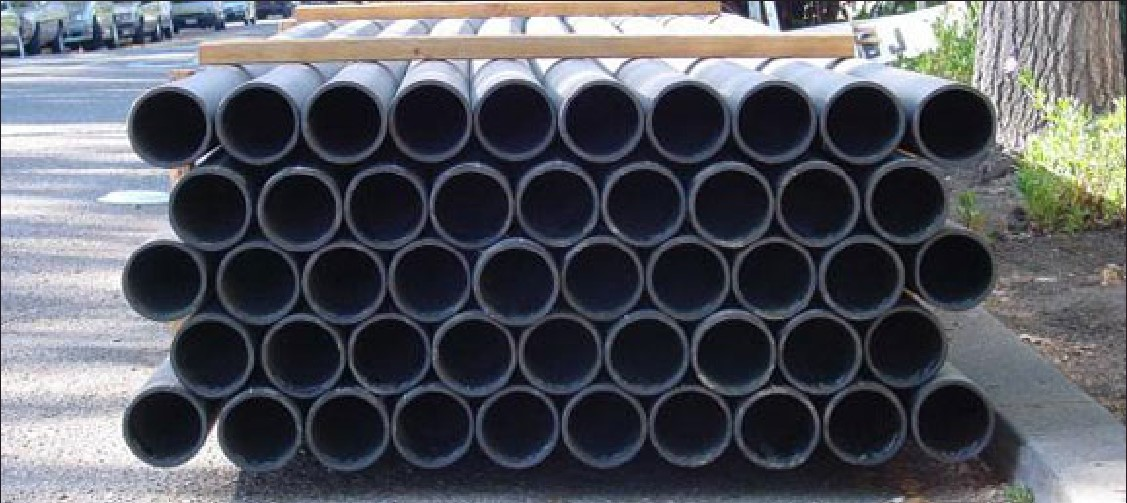
#> input picture test_img2.jpg, 1127 x 503 px
$ python main.py
#> lines starting #> are read from the running program, lines starting #| are printed output that depends on the picture; after the words box and inside, x2 and y2 are one past the last pixel; in counts of white or black regions, pixels touching at a corner belong together
import cv2
import numpy as np

max,min=0,0
input_img=cv2.imread("test_img2.jpg")
#> input_img is the input picture: shape (503, 1127, 3); mean B, G, R 97.2, 89.8, 87.8
#while True:
gray=cv2.cvtColor(input_img,cv2.COLOR_BGR2GRAY)
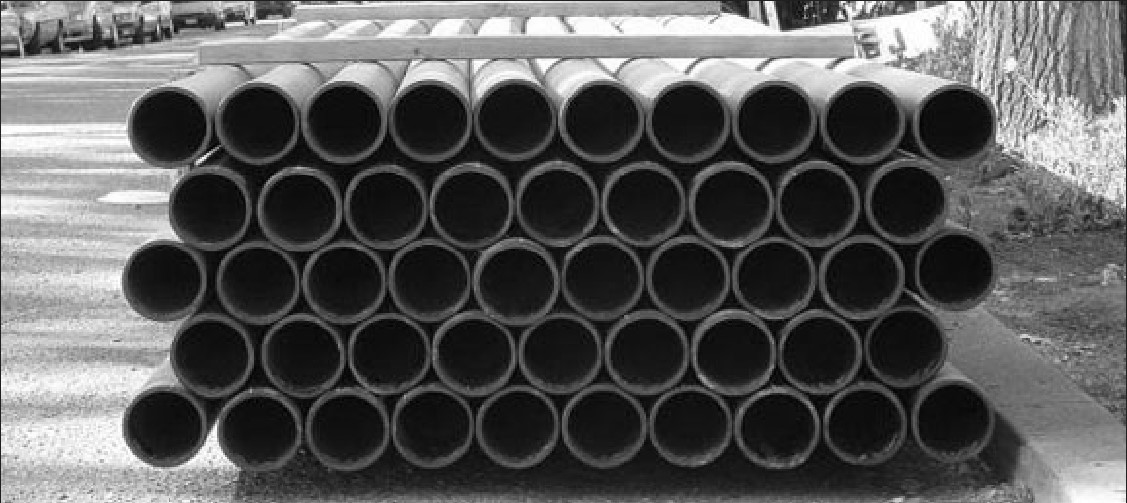
#> gray: shape (503, 1127); min 0, max 255, mean 90.1
#cv2.imshow("",input_img)
blur=cv2.GaussianBlur(gray,(9,9),0)
#cv2.imshow("blur",blur)
while True:
    res,frame=cv2.threshold(blur,45,210,cv2.THRESH_BINARY)
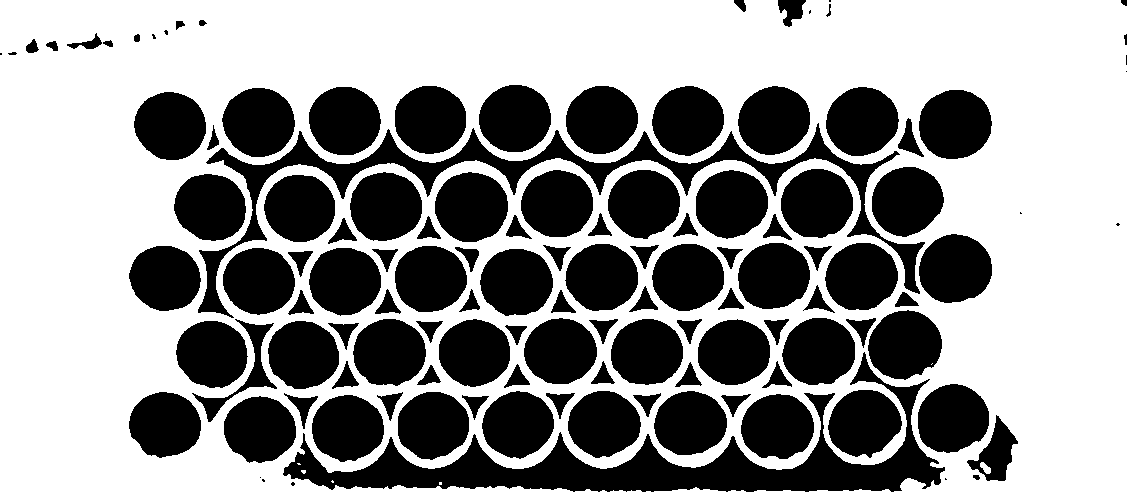
#> frame: shape (503, 1127); values 0 (black) and 210 (white), 59.1% white; 121 black regions (13 under 20 px), largest, box (x1, y1, x2, y2) and area: (283, 352, 945, 492) 20639, (198, 123, 925, 318) 13690, (435, 172, 508, 242) 3996
    #cv2.imshow("bw",frame)
    frame=cv2.Canny(blur,40,120,L2gradient=False)
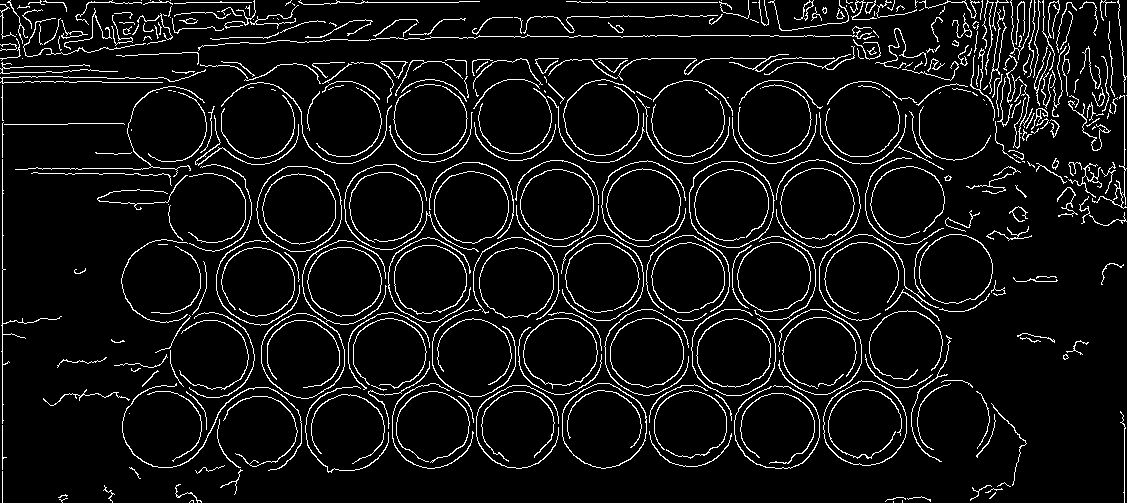
#> frame: shape (503, 1127); 7% white in thin lines or dots
    cv2.imshow("canny",frame)
    circles = cv2.HoughCircles(blur,cv2.HOUGH_GRADIENT,1,20,param1=120,param2=40,minRadius=0,maxRadius=100)
#> circles = 51 rows, first 8: [430.5, 120.5, 41.4], [471.5, 204.5, 42.9], [688.5, 121.5, 41.4], [643.5, 204.5, 36], [777.5, 427.5, 41.9], [515.5, 119.5, 40.5], [773.5, 120.5, 42.5], [347.5, 428.5, 42.1]
    #print(circles)
    circles = np.uint16(np.around(circles))
#> circles = 51 rows, first 8: [430, 120, 41], [472, 204, 43], [688, 122, 41], [644, 204, 36], [778, 428, 42], [516, 120, 40], [774, 120, 42], [348, 428, 42]
    print("number of tubes: ", len(circles[0]),end="\r")
#| number of tubes:  51
    for i in circles[0,:]:
        # draw the outer circle
        cv2.circle(input_img,(i[0],i[1]),i[2],(0,255,0),2)
        # draw the center of the circle
        #cv2.waitKey(50)
        cv2.circle(input_img,(i[0],i[1]),2,(0,0,255),3)
        cv2.imshow("",input_img)
#> this loop made 51 passes
#> i on passes 1 to 12: [430, 120, 41], [472, 204, 43], [688, 122, 41], [644, 204, 36], [778, 428, 42], [516, 120, 40], [774, 120, 42], [348, 428, 42], [646, 352, 42], [862, 122, 42], [258, 282, 42], [474, 358, 38]
#> pass 1, `cv2.imshow("",input_img)`:
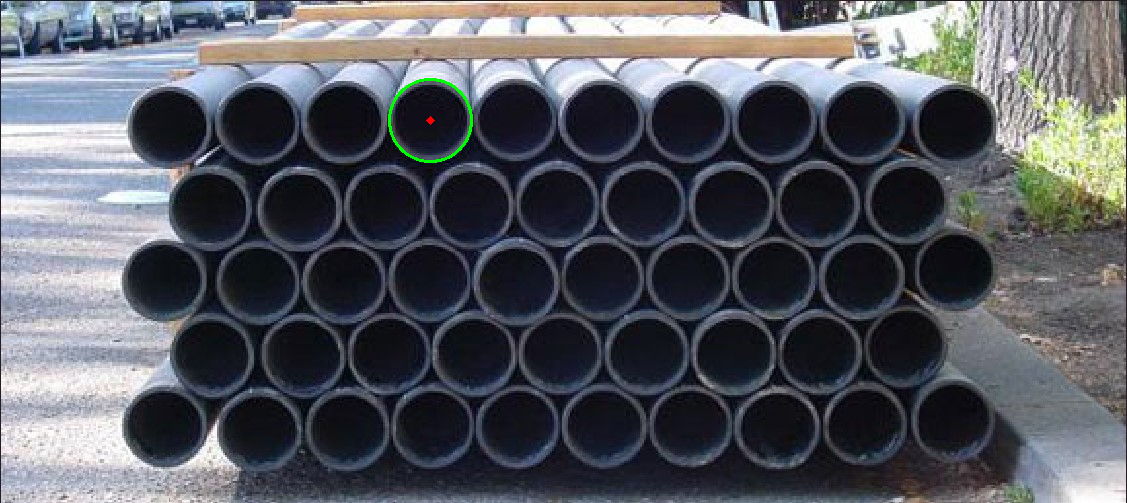
#> window '': shape (503, 1127, 3); mean B, G, R 97.1, 90.1, 87.6
#> pass 2, `cv2.imshow("",input_img)`:
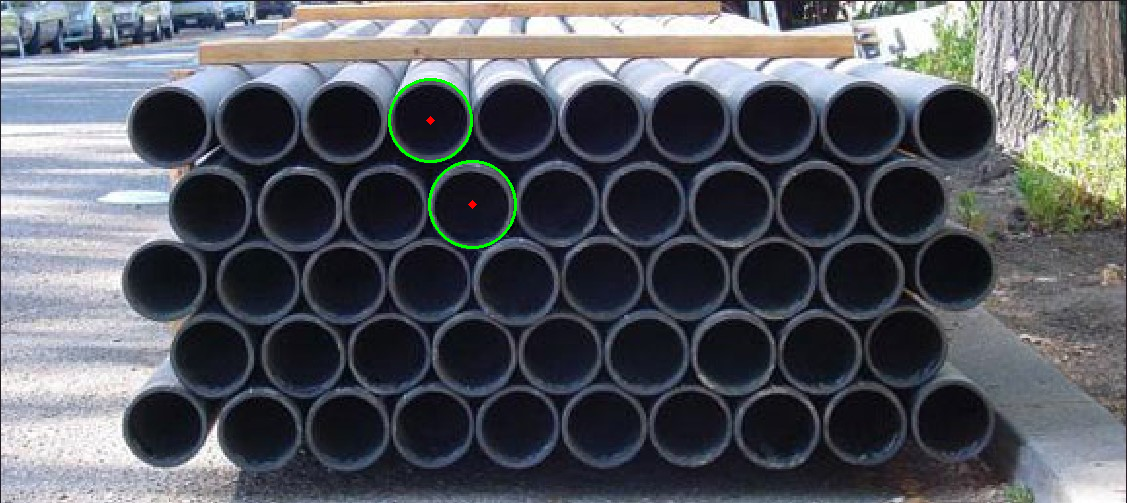
#> window '': shape (503, 1127, 3); mean B, G, R 97, 90.3, 87.6
#> after the loop:
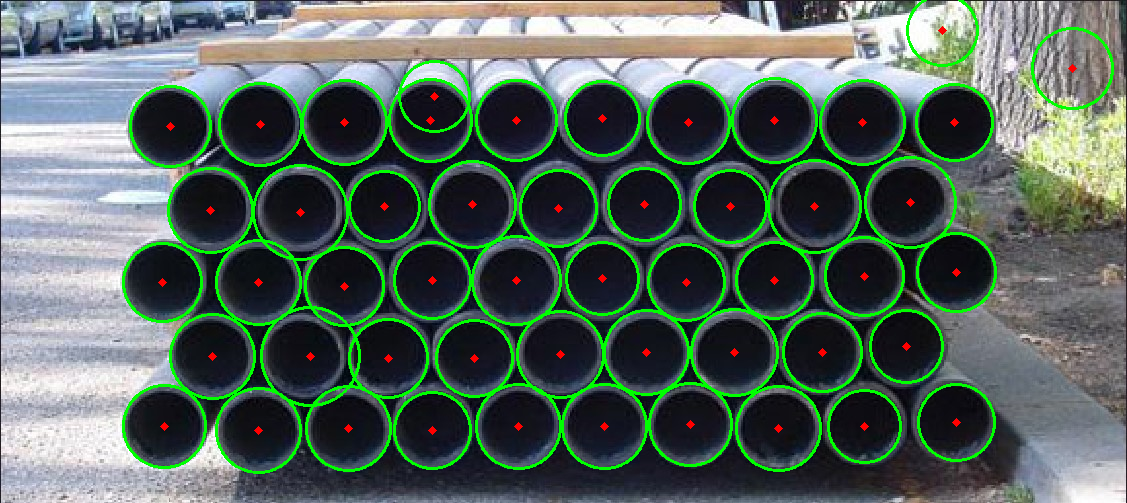
#> input_img: shape (503, 1127, 3); 6.99% of pixels changed, all inside (x1, y1, x2, y2) = (122, 0, 1114, 474)
    x=cv2.waitKey(20)
#> (key e is pressed here)
    if x==ord("e"):
        break
    elif x==ord("w"):
        min+=5
        print("min: ",min,"max: ",max)
    elif x==ord("s"):
        min-=5
        print("min: ",min,"max: ",max)
    elif x==ord("i"):
        max+=5
        print("min: ",min,"max: ",max)
    elif x==ord("k"):
        max-=5
        print("min: ",min,"max: ",max)
print("number of tubes: ", len(circles[0]))
#| number of tubes:  51

$ run again, with test_img1.jpg copied over test_img2.jpg
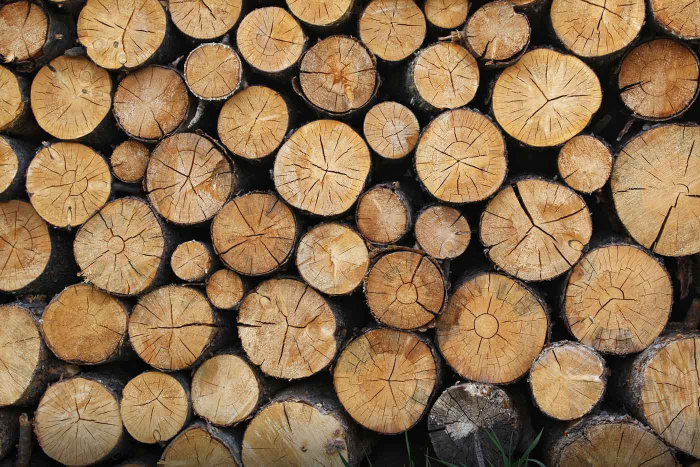
#> input picture test_img1.jpg, 1400 x 933 px (shown at 1/2 size)
#> input_img is the input picture: shape (933, 1400, 3); mean B, G, R 79.5, 112.2, 141.1
#> `frame=cv2.Canny(blur,40,120,L2gradient=False)`:
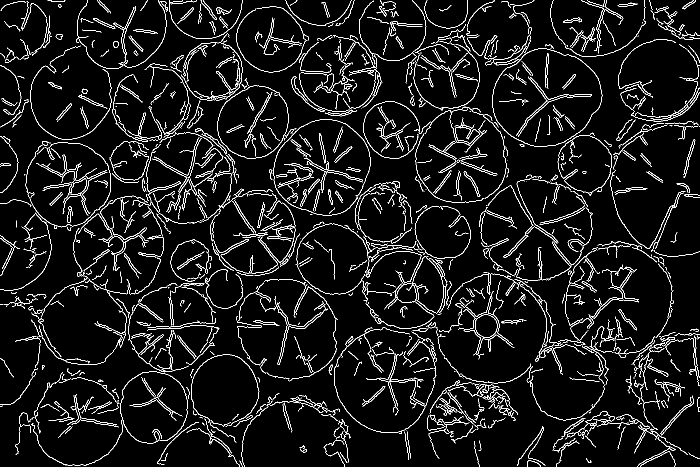
#> frame: shape (933, 1400) (shown at 1/2 size); 6.2% white in thin lines or dots
#> `circles = cv2.HoughCircles(blur,cv2.HOUGH_GRADIENT,1,20,param1=120,par..`: circles = 17 rows, first 8: [676.5, 149.5, 77.2], [807.5, 582.5, 79.6], [886.5, 154.5, 71.7], [451.5, 779.5, 69.7], [305.5, 813.5, 70.6], [1315.5, 155.5, 82.6], [782.5, 261.5, 55.5], [422.5, 141.5, 56.5]
#> `circles = np.uint16(np.around(circles))`: circles = 17 rows, first 8: [676, 150, 77], [808, 582, 80], [886, 154, 72], [452, 780, 70], [306, 814, 71], [1316, 156, 83], [782, 262, 56], [422, 142, 56]
#| number of tubes:  17
#> the loop `for i in circles[0,:]:` made 17 passes
#> after the loop `for i in circles[0,:]:`:
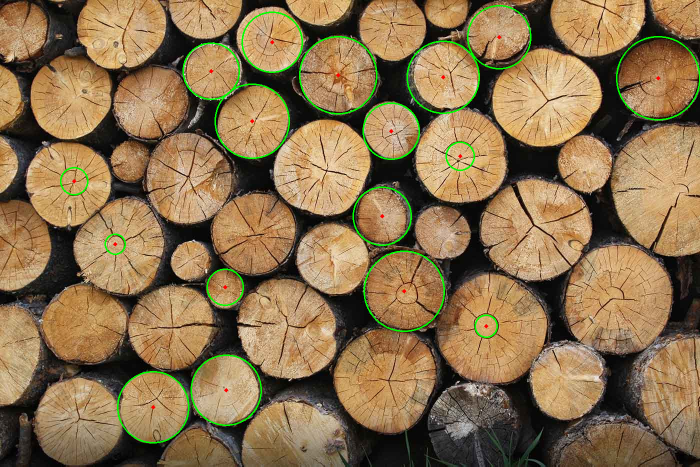
#> input_img: shape (933, 1400, 3) (shown at 1/2 size); 1.41% of pixels changed, all inside (x1, y1, x2, y2) = (120, 10, 1400, 887)
#| number of tubes:  17
